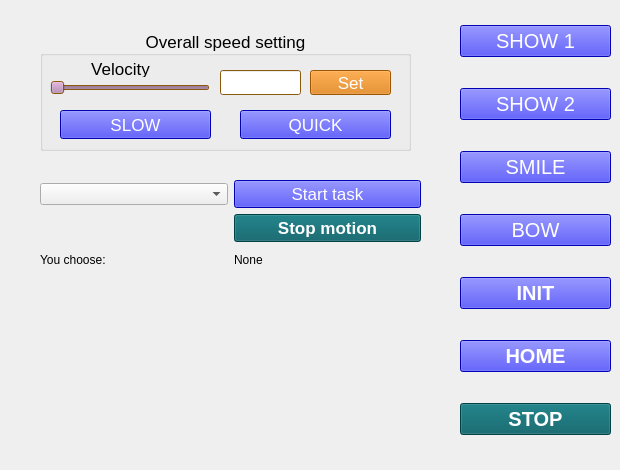
    <widget class="QWidget" name="tab_mission">
     <attribute name="title">
      <string>Mission</string>
     </attribute>
     <widget class="QWidget" name="gridLayoutWidget">
      <property name="geometry">
       <rect>
        <x>40</x>
        <y>180</y>
        <width>381</width>
        <height>91</height>
       </rect>
      </property>
      <layout class="QGridLayout" name="gridLayout">
       <item row="2" column="1">
        <widget class="QLabel" name="label_mission_case_show">
         <property name="text">
          <string>None</string>
         </property>
        </widget>
       </item>
       <item row="2" column="0">
        <widget class="QLabel" name="label_mission_case">
         <property name="text">
          <string>You choose:</string>
         </property>
        </widget>
       </item>
       <item row="0" column="0">
        <widget class="QComboBox" name="comboBox"/>
       </item>
       <item row="0" column="1">
        <widget class="QPushButton" name="btn_start_program">
         <property name="font">
          <font>
           <pointsize>13</pointsize>
          </font>
         </property>
         <property name="styleSheet">
          <string notr="true">background-color:#0300fc;color:white;border-color: black;</string>
         </property>
         <property name="text">
          <string>Start task</string>
         </property>
        </widget>
       </item>
       <item row="1" column="1">
        <widget class="QPushButton" name="btn_stop_program">
         <property name="font">
          <font>
           <pointsize>13</pointsize>
           <weight>75</weight>
           <bold>true</bold>
          </font>
         </property>
         <property name="styleSheet">
          <string notr="true">background-color:#005b62;color:white;border-color: black;</string>
         </property>
         <property name="text">
          <string>Stop motion</string>
         </property>
        </widget>
       </item>
      </layout>
     </widget>
     <widget class="QGroupBox" name="groupBox_speed">
      <property name="geometry">
       <rect>
        <x>40</x>
        <y>30</y>
        <width>371</width>
        <height>121</height>
       </rect>
      </property>
      <property name="palette">
       <palette>
        <active>
         <colorrole role="Button">
          <brush brushstyle="SolidPattern">
           <color alpha="255">
            <red>173</red>
            <green>127</green>
            <blue>168</blue>
           </color>
          </brush>
         </colorrole>
         <colorrole role="Light">
          <brush brushstyle="SolidPattern">
           <color alpha="255">
            <red>238</red>
            <green>238</green>
            <blue>236</blue>
           </color>
          </brush>
         </colorrole>
         <colorrole role="Midlight">
          <brush brushstyle="SolidPattern">
           <color alpha="255">
            <red>238</red>
            <green>238</green>
            <blue>236</blue>
           </color>
          </brush>
         </colorrole>
         <colorrole role="Base">
          <brush brushstyle="SolidPattern">
           <color alpha="255">
            <red>255</red>
            <green>255</green>
            <blue>255</blue>
           </color>
          </brush>
         </colorrole>
         <colorrole role="Window">
          <brush brushstyle="SolidPattern">
           <color alpha="255">
            <red>193</red>
            <green>125</green>
            <blue>17</blue>
           </color>
          </brush>
         </colorrole>
        </active>
        <inactive>
         <colorrole role="Button">
          <brush brushstyle="SolidPattern">
           <color alpha="255">
            <red>173</red>
            <green>127</green>
            <blue>168</blue>
           </color>
          </brush>
         </colorrole>
         <colorrole role="Light">
          <brush brushstyle="SolidPattern">
           <color alpha="255">
            <red>238</red>
            <green>238</green>
            <blue>236</blue>
           </color>
          </brush>
         </colorrole>
         <colorrole role="Midlight">
          <brush brushstyle="SolidPattern">
           <color alpha="255">
            <red>238</red>
            <green>238</green>
            <blue>236</blue>
           </color>
          </brush>
         </colorrole>
         <colorrole role="Base">
          <brush brushstyle="SolidPattern">
           <color alpha="255">
            <red>255</red>
            <green>255</green>
            <blue>255</blue>
           </color>
          </brush>
         </colorrole>
         <colorrole role="Window">
          <brush brushstyle="SolidPattern">
           <color alpha="255">
            <red>193</red>
            <green>125</green>
            <blue>17</blue>
           </color>
          </brush>
         </colorrole>
        </inactive>
        <disabled>
         <colorrole role="Button">
          <brush brushstyle="SolidPattern">
           <color alpha="255">
            <red>173</red>
            <green>127</green>
            <blue>168</blue>
           </color>
          </brush>
         </colorrole>
         <colorrole role="Light">
          <brush brushstyle="SolidPattern">
           <color alpha="255">
            <red>238</red>
            <green>238</green>
            <blue>236</blue>
           </color>
          </brush>
         </colorrole>
         <colorrole role="Midlight">
          <brush brushstyle="SolidPattern">
           <color alpha="255">
            <red>238</red>
            <green>238</green>
            <blue>236</blue>
           </color>
          </brush>
         </colorrole>
         <colorrole role="Base">
          <brush brushstyle="SolidPattern">
           <color alpha="255">
            <red>193</red>
            <green>125</green>
            <blue>17</blue>
           </color>
          </brush>
         </colorrole>
         <colorrole role="Window">
          <brush brushstyle="SolidPattern">
           <color alpha="255">
            <red>193</red>
            <green>125</green>
            <blue>17</blue>
           </color>
          </brush>
         </colorrole>
        </disabled>
       </palette>
      </property>
      <property name="font">
       <font>
        <pointsize>13</pointsize>
       </font>
      </property>
      <property name="title">
       <string>Overall speed setting</string>
      </property>
      <property name="alignment">
       <set>Qt::AlignCenter</set>
      </property>
      <widget class="QPushButton" name="btn_vel_set">
       <property name="geometry">
        <rect>
         <x>270</x>
         <y>40</y>
         <width>81</width>
         <height>25</height>
        </rect>
       </property>
       <property name="palette">
        <palette>
         <active>
          <colorrole role="WindowText">
           <brush brushstyle="SolidPattern">
            <color alpha="255">
             <red>255</red>
             <green>255</green>
             <blue>255</blue>
            </color>
           </brush>
          </colorrole>
          <colorrole role="Button">
           <brush brushstyle="SolidPattern">
            <color alpha="255">
             <red>218</red>
             <green>119</green>
             <blue>0</blue>
            </color>
           </brush>
          </colorrole>
          <colorrole role="Text">
           <brush brushstyle="SolidPattern">
            <color alpha="255">
             <red>255</red>
             <green>255</green>
             <blue>255</blue>
            </color>
           </brush>
          </colorrole>
          <colorrole role="ButtonText">
           <brush brushstyle="SolidPattern">
            <color alpha="255">
             <red>255</red>
             <green>255</green>
             <blue>255</blue>
            </color>
           </brush>
          </colorrole>
          <colorrole role="Base">
           <brush brushstyle="SolidPattern">
            <color alpha="255">
             <red>218</red>
             <green>119</green>
             <blue>0</blue>
            </color>
           </brush>
          </colorrole>
          <colorrole role="Window">
           <brush brushstyle="SolidPattern">
            <color alpha="255">
             <red>218</red>
             <green>119</green>
             <blue>0</blue>
            </color>
           </brush>
          </colorrole>
         </active>
         <inactive>
          <colorrole role="WindowText">
           <brush brushstyle="SolidPattern">
            <color alpha="255">
             <red>255</red>
             <green>255</green>
             <blue>255</blue>
            </color>
           </brush>
          </colorrole>
          <colorrole role="Button">
           <brush brushstyle="SolidPattern">
            <color alpha="255">
             <red>218</red>
             <green>119</green>
             <blue>0</blue>
            </color>
           </brush>
          </colorrole>
          <colorrole role="Text">
           <brush brushstyle="SolidPattern">
            <color alpha="255">
             <red>255</red>
             <green>255</green>
             <blue>255</blue>
            </color>
           </brush>
          </colorrole>
          <colorrole role="ButtonText">
           <brush brushstyle="SolidPattern">
            <color alpha="255">
             <red>255</red>
             <green>255</green>
             <blue>255</blue>
            </color>
           </brush>
          </colorrole>
          <colorrole role="Base">
           <brush brushstyle="SolidPattern">
            <color alpha="255">
             <red>218</red>
             <green>119</green>
             <blue>0</blue>
            </color>
           </brush>
          </colorrole>
          <colorrole role="Window">
           <brush brushstyle="SolidPattern">
            <color alpha="255">
             <red>218</red>
             <green>119</green>
             <blue>0</blue>
            </color>
           </brush>
          </colorrole>
         </inactive>
         <disabled>
          <colorrole role="WindowText">
           <brush brushstyle="SolidPattern">
            <color alpha="255">
             <red>255</red>
             <green>255</green>
             <blue>255</blue>
            </color>
           </brush>
          </colorrole>
          <colorrole role="Button">
           <brush brushstyle="SolidPattern">
            <color alpha="255">
             <red>218</red>
             <green>119</green>
             <blue>0</blue>
            </color>
           </brush>
          </colorrole>
          <colorrole role="Text">
           <brush brushstyle="SolidPattern">
            <color alpha="255">
             <red>255</red>
             <green>255</green>
             <blue>255</blue>
            </color>
           </brush>
          </colorrole>
          <colorrole role="ButtonText">
           <brush brushstyle="SolidPattern">
            <color alpha="255">
             <red>255</red>
             <green>255</green>
             <blue>255</blue>
            </color>
           </brush>
          </colorrole>
          <colorrole role="Base">
           <brush brushstyle="SolidPattern">
            <color alpha="255">
             <red>218</red>
             <green>119</green>
             <blue>0</blue>
            </color>
           </brush>
          </colorrole>
          <colorrole role="Window">
           <brush brushstyle="SolidPattern">
            <color alpha="255">
             <red>218</red>
             <green>119</green>
             <blue>0</blue>
            </color>
           </brush>
          </colorrole>
         </disabled>
        </palette>
       </property>
       <property name="font">
        <font>
         <pointsize>13</pointsize>
        </font>
       </property>
       <property name="styleSheet">
        <string notr="true">background-color:#da7700;color:white;border-color: black;</string>
       </property>
       <property name="text">
        <string>Set</string>
       </property>
      </widget>
      <widget class="QLineEdit" name="lineEdit_vel">
       <property name="geometry">
        <rect>
         <x>180</x>
         <y>40</y>
         <width>81</width>
         <height>25</height>
        </rect>
       </property>
      </widget>
      <widget class="QSlider" name="horizontalSlider_vel">
       <property name="geometry">
        <rect>
         <x>10</x>
         <y>50</y>
         <width>160</width>
         <height>16</height>
        </rect>
       </property>
       <property name="styleSheet">
        <string notr="true"/>
       </property>
       <property name="maximum">
        <number>100</number>
       </property>
       <property name="orientation">
        <enum>Qt::Horizontal</enum>
       </property>
      </widget>
      <widget class="QLabel" name="label_velocity">
       <property name="geometry">
        <rect>
         <x>20</x>
         <y>30</y>
         <width>121</width>
         <height>17</height>
        </rect>
       </property>
       <property name="text">
        <string>Velocity</string>
       </property>
       <property name="alignment">
        <set>Qt::AlignCenter</set>
       </property>
      </widget>
      <widget class="QPushButton" name="btn_vel_slow_set">
       <property name="geometry">
        <rect>
         <x>20</x>
         <y>80</y>
         <width>151</width>
         <height>29</height>
        </rect>
       </property>
       <property name="font">
        <font>
         <pointsize>13</pointsize>
        </font>
       </property>
       <property name="styleSheet">
        <string notr="true">background-color:#0300fc;color:white;border-color: black;</string>
       </property>
       <property name="text">
        <string>SLOW</string>
       </property>
      </widget>
      <widget class="QPushButton" name="btn_vel_quick_set">
       <property name="geometry">
        <rect>
         <x>200</x>
         <y>80</y>
         <width>151</width>
         <height>29</height>
        </rect>
       </property>
       <property name="font">
        <font>
         <pointsize>13</pointsize>
        </font>
       </property>
       <property name="styleSheet">
        <string notr="true">background-color:#0300fc;color:white;border-color: black;</string>
       </property>
       <property name="text">
        <string>QUICK</string>
       </property>
      </widget>
     </widget>
     <widget class="QWidget" name="verticalLayoutWidget_5">
      <property name="geometry">
       <rect>
        <x>460</x>
        <y>0</y>
        <width>151</width>
        <height>461</height>
       </rect>
      </property>
      <layout class="QVBoxLayout" name="verticalLayout_5">
       <item>
        <widget class="QPushButton" name="btn_show_program">
         <property name="font">
          <font>
           <pointsize>15</pointsize>
          </font>
         </property>
         <property name="styleSheet">
          <string notr="true">background-color:#0300fc;color:white;border-color: black;</string>
         </property>
         <property name="text">
          <string>SHOW 1</string>
         </property>
        </widget>
       </item>
       <item>
        <widget class="QPushButton" name="btn_dance_program">
         <property name="font">
          <font>
           <pointsize>15</pointsize>
          </font>
         </property>
         <property name="styleSheet">
          <string notr="true">background-color:#0300fc;color:white;border-color: black;</string>
         </property>
         <property name="text">
          <string>SHOW 2</string>
         </property>
        </widget>
       </item>
       <item>
        <widget class="QPushButton" name="btn_smile_program">
         <property name="font">
          <font>
           <pointsize>15</pointsize>
          </font>
         </property>
         <property name="styleSheet">
          <string notr="true">background-color:#0300fc;color:white;border-color: black;</string>
         </property>
         <property name="text">
          <string>SMILE</string>
         </property>
        </widget>
       </item>
       <item>
        <widget class="QPushButton" name="btn_bow_program">
         <property name="font">
          <font>
           <pointsize>15</pointsize>
          </font>
         </property>
         <property name="styleSheet">
          <string notr="true">background-color:#0300fc;color:white;border-color: black;</string>
         </property>
         <property name="text">
          <string>BOW</string>
         </property>
        </widget>
       </item>
       <item>
        <widget class="QPushButton" name="btn_init_program">
         <property name="font">
          <font>
           <pointsize>15</pointsize>
           <weight>75</weight>
           <bold>true</bold>
          </font>
         </property>
         <property name="styleSheet">
          <string notr="true">background-color:#0300fc;color:white;border-color: black;</string>
         </property>
         <property name="text">
          <string>INIT</string>
         </property>
        </widget>
       </item>
       <item>
        <widget class="QPushButton" name="btn_home_program">
         <property name="font">
          <font>
           <pointsize>15</pointsize>
           <weight>75</weight>
           <bold>true</bold>
          </font>
         </property>
         <property name="styleSheet">
          <string notr="true">background-color:#0300fc;color:white;border-color: black;</string>
         </property>
         <property name="text">
          <string>HOME</string>
         </property>
        </widget>
       </item>
       <item>
        <widget class="QPushButton" name="btn_stopshow_program">
         <property name="font">
          <font>
           <pointsize>15</pointsize>
           <weight>75</weight>
           <bold>true</bold>
          </font>
         </property>
         <property name="styleSheet">
          <string notr="true">background-color:#005b62;color:white;border-color: black;</string>
         </property>
         <property name="text">
          <string>STOP</string>
         </property>
        </widget>
       </item>
      </layout>
     </widget>
    </widget>
